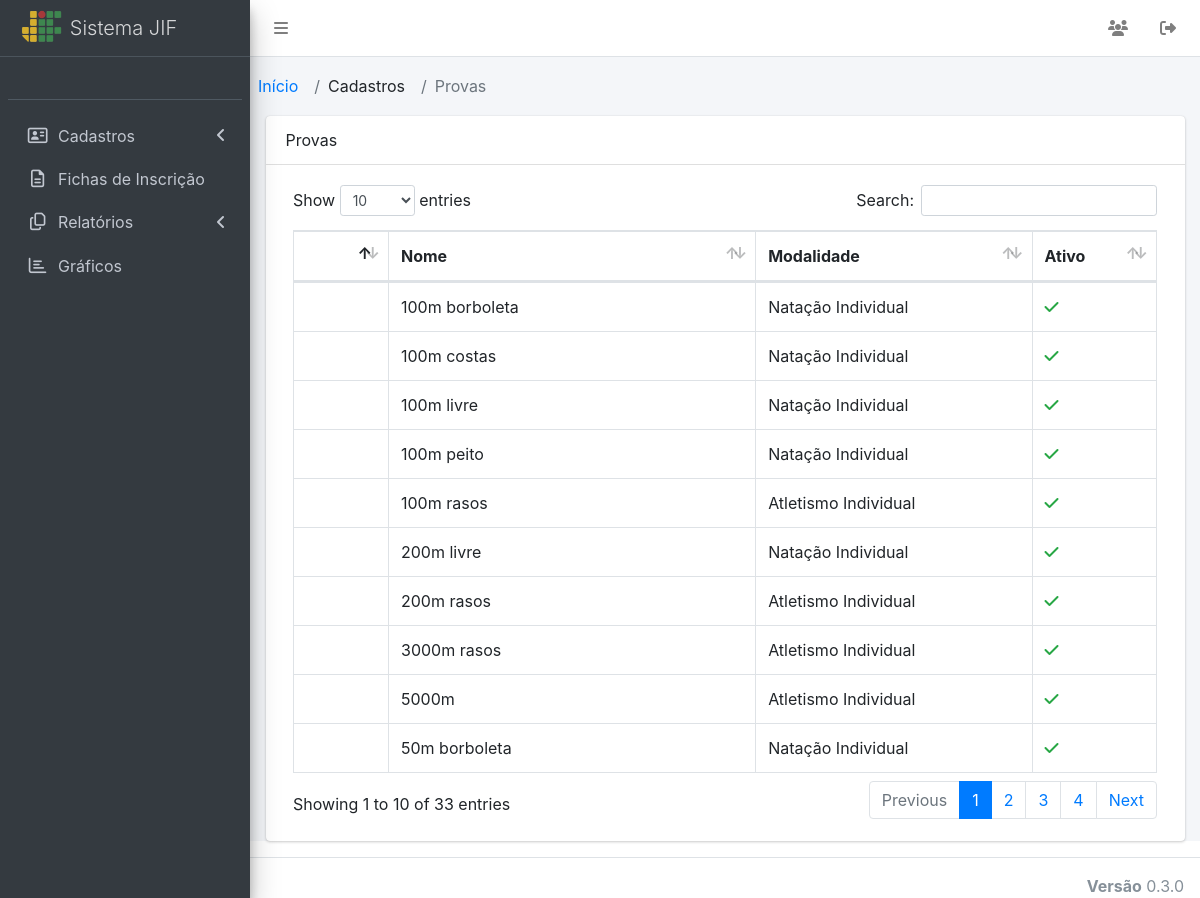
/prova/, run on the app's committed database.
### jif/models.py (models this page shows, shortened)
class Base(models.Model):
    data_hora_cadastro = models.DateTimeField('Data do Cadastro', auto_now_add=True)
    data_hora_ultima_alteracao = models.DateTimeField('Data da Última Alteração', auto_now=True)
    ativo = models.BooleanField('Ativo', default=True)
    class Meta:
        abstract = True

class Prova(Base):
    nome = models.CharField(max_length=100, unique=True)
    modalidade = models.ForeignKey(Modalidade, on_delete=models.CASCADE, verbose_name='Modalidade')
    class Meta:
        verbose_name = 'Prova'
        verbose_name_plural = 'Provas'
    def get_verbose_name_plural(self):
        return self._meta.verbose_name_plural

class Modalidade(Base):
    nome = models.CharField(max_length=100)
    tipo = models.CharField(max_length=1, choices=[['I', 'Individual'], ['C', 'Coletivo']])
    class Meta:
        unique_together = ['nome', 'tipo']
        verbose_name = 'Modalidade'
        verbose_name_plural = 'Modalidades'
    def __str__(self):
        return f"{self.nome} {'Individual' if self.tipo == 'I' else 'Coletivo'}"

### jif/views/prova_views.py (the view)
# urls.py: path('prova/', ProvaView.as_view(), name='prova'),
class ProvaView(View):
    def get(self, request, *args, **kwargs):
        provas = Prova.objects.all().order_by('nome')
        prova = Prova
        context = {
            'provas': provas,
            'prova': prova
        }
        return render(request, 'jif/prova/list.html', context)

### jif/templates/jif/prova/list.html (shortened to what this page needs)
{% extends 'base.html' %}
{% block nav_sidebar %}
    {% include 'jif/menu.html' %}
{% endblock %}
{% block breadcrumbs %}
    <ol class="breadcrumb">
        <li class="breadcrumb-item"><a href="{% url 'index' %}">Início</a></li>
        <li class="breadcrumb-item">Cadastros</li>
        <li class="breadcrumb-item active">{{prova.get_verbose_name_plural}}</li>
    </ol>
{% endblock %}
{% block content %}
    <div class="card mb-3">
        <div class="card-header">
            {{prova.get_verbose_name_plural}}
        </div>
        <div class="card-body">
            <table class="table table-bordered" id="dataTable" width="100%" cellspacing="0">
                <thead>
                    <tr>
                        <th></th>
                        <th>Nome</th>
                        <th>Modalidade</th>
                        <th>Ativo</th>
                    </tr>
                </thead>
                <tbody>
                    {% for item in provas %}
                    <tr class="row1">
                        <td style="width:70px">
                        </td>
                        <td>
                            <span>{{item.nome}}</span>
                        </td>
                        <td>
                            <span>{{item.modalidade}}</span>
                        </td>
                        <td>
                            {% if item.ativo %}
                            <i class="fa fa-check text-success" title="Sim"></i>
                            {% else %}
                            <i class="fa fa fa-remove text-danger" title="Não"></i>
                            {% endif %}
                        </td>
                    </tr>
                    {% endfor %}
                </tbody>
            </table>
        </div>
    </div>
{% endblock %}

### data on the page
Prova: nome "100m borboleta", modalidade "Natação Individual", ativo True (drawn)
Prova: nome "100m costas", modalidade "Natação Individual", ativo True (drawn)
Prova: nome "100m livre", modalidade "Natação Individual", ativo True (drawn)
Prova: nome "100m peito", modalidade "Natação Individual", ativo True (drawn)
Prova: nome "100m rasos", modalidade "Atletismo Individual", ativo True (drawn)
Prova: nome "200m livre", modalidade "Natação Individual", ativo True (drawn)
Prova: nome "200m rasos", modalidade "Atletismo Individual", ativo True (drawn)
Prova: nome "3000m rasos", modalidade "Atletismo Individual", ativo True (drawn)
Prova: nome "5000m", modalidade "Atletismo Individual", ativo True (drawn)
Prova: nome "50m borboleta", modalidade "Natação Individual", ativo True (drawn)

### other printed values
{{ prova.get_verbose_name_plural }} "Provas"
